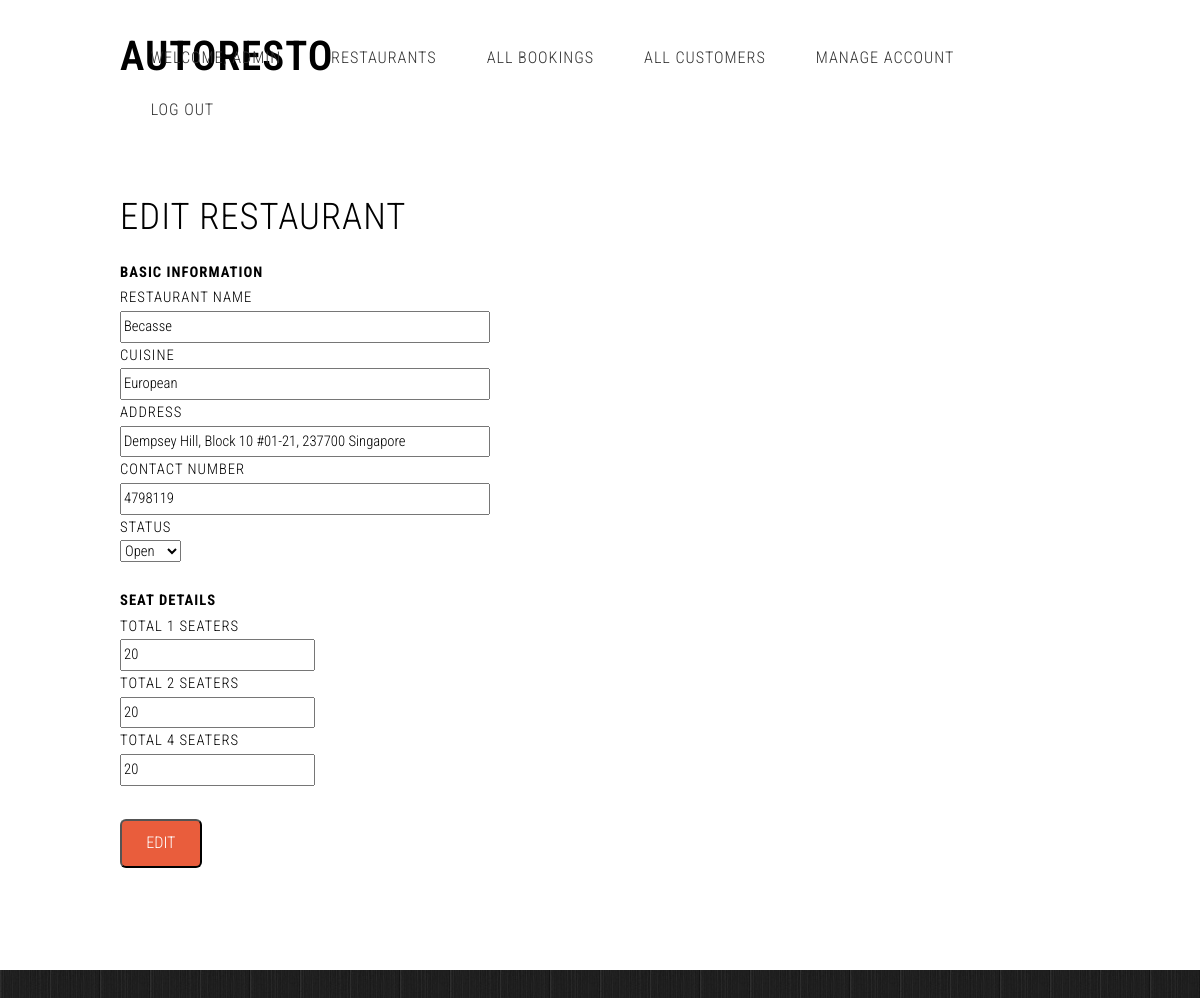
/restaurant_edit.php?contact_no=4798119&page_mode=edit (signed in), run on the app's committed database.
### tables this page shows
CREATE TABLE IF NOT EXISTS `customer` (
  `name` varchar(256) NOT NULL,
  `email` varchar(256) DEFAULT NULL,
  `ic_no` char(20) NOT NULL,
  `contact_no` char(10) DEFAULT NULL,
  `active` tinyint(1) NOT NULL DEFAULT '1',
  `password` varchar(256) DEFAULT NULL,
  `isAdmin` tinyint(1) NOT NULL DEFAULT '0',
  PRIMARY KEY (`ic_no`)
);

CREATE TABLE IF NOT EXISTS `restaurant` (
  `restaurant_name` varchar(256) NOT NULL,
  `address` varchar(256) NOT NULL,
  `contact_no` char(10) NOT NULL,
  `cuisine` char(255) DEFAULT NULL,
  `total1seaters` int(11) NOT NULL DEFAULT '0',
  `total2seaters` int(11) NOT NULL DEFAULT '0',
  `total4seaters` int(11) NOT NULL DEFAULT '0',
  `open` tinyint(1) NOT NULL DEFAULT '1',
  PRIMARY KEY (`contact_no`)
);

### constant.php (called while the page is built, shortened)
<?php
    $db_location = "localhost";
    $db_name = "autoresto";
    $db_username = "root";
    $db_password = "";
    $customer_name = "name";
    $customer_ic_no = "ic_no";
    $customer_is_admin = "isAdmin";
    $restaurant_contact_no = "contact_no";
?>

### customer.php (called while the page is built, shortened)
<?php
	Class Customer
	{
            private static $dbOperation;
            public function Customer()
            {
                self::$dbOperation = new DBOperation("customer");
            }
            public static function isAdmin($ic_no){
                global $customer_ic_no;
                global $empty_string;
                global $customer_is_admin;
                $arrQuery[$customer_ic_no] = $ic_no;
                $rows = self::$dbOperation->get($arrQuery,$empty_string);
                $totalRows = count($rows);
                if ($totalRows == 1){
                    $cust = $rows[0];
                    if($cust[$customer_is_admin] == true){
                        return true;
                    }
                }
                return false;
            }
            public static function getCustomerName($ic_number) {
                global $customer_name;
                global $customer_ic_no;
                $cond = array();
                $cond[$customer_ic_no] = $ic_number;
                $result = self::$dbOperation->get($cond);
                $row = $result[0];
                return $row[$customer_name];
            }
	};
?>

### dboperation.php (called while the page is built, shortened)
<?php
	Class DBOperation
	{
		private $tableName;
		private static $dbHandler;
		public function DBOperation($tableName)
		{
			$this->tableName = $tableName;
			self::$dbHandler = new DBHandler();
		}
                private function commandiseCondition($condition)
                {
                    $conditionCommand = "";
                    foreach ($condition as $key => $value)
                    {
                        $conditionCommand = $conditionCommand.$key." = \"".$value."\"";
                    }
                    return $conditionCommand;
                }
                public function get($conditions,$sortBy = "")
		{
                    $conditionCommand = $this->commandiseCondition($conditions);
                    $query = "SELECT * FROM ".$this->tableName;
                    if ($conditionCommand != "")
                    {
                        $query = $query." WHERE ".$conditionCommand;
                    }
                    return self::$dbHandler->getQuery($query);
		}
	};
?>

### dbhandler.php (called while the page is built, shortened)
<?php
    Class DBHandler
    {
        private $con;
        public function DBHandler()
	{
            global $db_location;
            global $db_name;
            global $db_password;
            global $db_username;
            $this->con = mysqli_connect($db_location,$db_username,$db_password,$db_name);
	}
	public function getQuery($query)
	{
            $result = mysqli_query($this->con,$query);
            $data = array();
            $i = 0;
            while ($data[$i++] = mysqli_fetch_array($result));
            unset($data[count($data)-1]);
            return $data;
	}
    };
?>

### eventhandler.php (called while the page is built, shortened)
<?php
    Class EventHandler
    {
        public function getRestaurantDetails($resto_contact_number)
        {
            return Restaurant::getRestaurantDetails($resto_contact_number);
        }
        public function getCustomerName($ic_number)
        {
            return Customer::getCustomerName($ic_number);
        }
        public function isAdmin($ic_no)
        {
            return Customer::isAdmin($ic_no);
        }
    };
?>

### restaurant.php (called while the page is built, shortened)
<?php
    include "constant.php";
    Class Restaurant
    {
        private static $dbOperation;
        public function Restaurant()
        {
            self::$dbOperation = new DBOperation("restaurant");
        }
        public static function getRestaurantDetails($resto_contact_number)
        {
            global $restaurant_contact_no;
            global $empty_string;
            $arrQuery = array();
            $arrQuery[$restaurant_contact_no] = $resto_contact_number;
            $rows = self::$dbOperation->get($arrQuery,$empty_string);
            if(count($rows) == 1){
                return $rows[0];
            }
            return false;
        }
    };
?>

### restaurant_edit.php (the view, shortened to what this page needs)
<html>
<head>
    <?php
    include "htmlHeader.php";
    ?>
</head>
<body class="homepage">
    <?php
        $page_mode = $_GET['page_mode'];
            ?>
    <?php
        include "headerPage.php";
    ?>
        <div id="page">
            <div class="container">
                <div class="row">
                    <div class="15u">
                        <section>
                            <?php
                                $eventHandler = new eventhandler();
                                if (isset($_GET['contact_no'])){
                                    $contact_no = $_GET['contact_no'];
                                } else {
                                    $contact_no = "";
                                }
                                $restaurant = $eventHandler->getRestaurantDetails($contact_no);
                                        ?>
                            <header>
                                <?php
                                    if ($page_mode != "edit"){
                                        echo "<h2>Add New Restaurant</h2>";
                                    } else {
                                        echo "<h2>Edit Restaurant</h2>";
                                    }
                                ?>
                            </header>
                            <div id="restaurantdetails" class="container">
                                <form method="post" action="">
                                    <div class="6u">
                                        <ul>
                                            <h3><b>Basic Information</b><h3>
                                            <h3>Restaurant Name</h3>
                                            <input name="restaurant_name" id="restaurant_name" type="text" size="50" value="<?php echo $restaurant['restaurant_name'] ?>"/>
                                            <h3>Cuisine</h3>
                                            <input name="cuisine" id="cuisine" type="text" size="50" value="<?php echo $restaurant['cuisine'] ?>"/>
                                            <h3>Address</h3>
                                            <input name="address" id="address" type="text" size="50" value="<?php echo $restaurant['address'] ?>"/>
                                            <h3>Contact Number</h3>
                                            <input name="contact_no" id="contact_no" type="text" size="50" value="<?php echo $restaurant['contact_no'] ?>"/>
                                            <h3>Status</h3>
                                            <select name="open" id="open">
                                                <?php
                                                    $states = array(
                                                                '1'=>"Open",
                                                                '0'=>"Closed"
                                                                );
                                                    foreach($states as $key=>$val) {
                                                        echo ($key == $restaurant['open'])
                                                                ? "<option selected=\"selected\" value=\"$key\">$val</option>"
                                                                :"<option value=\"$key\">$val</option>";
                                                    }
                                                ?>
                                            </select>
                                            <br><br>
                                            <h3><b>Seat Details</b><h3>
                                            <h3>Total 1 Seaters</h3>
                                            <input name="total1seaters" id="total1seaters" type="text" size="25"  value="<?php echo $restaurant['total1seaters'] ?>"/>
                                            <h3>Total 2 Seaters</h3>
                                            <input name="total2seaters" id="total2seaters" type="text" size="25" value="<?php echo $restaurant['total2seaters'] ?>"/>
                                            <h3>Total 4 Seaters</h3>
                                            <input name="total4seaters" id="total2seaters" type="text" size="25" value="<?php echo $restaurant['total4seaters'] ?>"/>
                                            <br><br>
                                            <input type="submit" name="save" id="save" class="button" size="50" value="<?php echo ($page_mode != "edit") ? "Add" : "Edit"?>"/>
                                        </ul>
                                    </div>
                                </form>
                            </div>
                        </section>
                    </div>
                </div>
            </div>
    </div>
</body>
</html>

### headerPage.php
<div id="header">
        <div class="container">
            <div id="logo">
                <h1><a href="./">AutoResto</a></h1>
            </div>
            <nav id="nav">
                <ul>
                    <li class="name"><a>Welcome,
                    <?php
                        echo $eventHandler->getCustomerName($ic_number);
                    ?>
                        </a></li>
                    <li class="index"><a href="./">Restaurants</a></li>
                    <?php
                        if ($isAdmin) {
                            echo "<li class=\"booking_list\"><a href=\"booking_list_admin.php\">All Bookings</a></li>";
                            echo "<li class=\"all_customers\"><a href=\"customer_list_admin.php\">All Customers</a></li>";
                        }
                        else {
                            echo "<li class=\"booking_list\"><a href=\"booking_list.php\">My Bookings</a></li>";
                        }
                    ?>
                    <li class="manage_account"><a href="manage_account.php">Manage Account</a></li>
                    <li class="logout"><a href="login.php">Log Out</a></li>
                </ul>
            </nav>
        </div>
</div>

### css/style.css (style rules this page uses)
body { background: #202020 url(images/img01.jpg) repeat; }
body,input,textarea,select { font-family: 'Roboto Condensed', sans-serif; font-weight: 300; font-size: 11pt; line-height: 1.75em; }
h1,h2,h3,h4,h5,h6 { letter-spacing: 1px; text-transform: uppercase; font-weight: 300; }
h1 a, h2 a, h3 a, h4 a, h5 a, h6 a { color: inherit; text-decoration: none; }
strong, b { font-weight: bold; color: #000000; }
a { color: #ff0000; }
p, ul, ol, dl, table { margin-bottom: 1em; }
header { margin-bottom: 2em; line-height: 1.7em; }
header h2 { font-size: 2.5em; }
section, article { margin-bottom: 3em; }
section > :last-child, article > :last-child { margin-bottom: 0; }
section:last-child, article:last-child { margin-bottom: 0; }
.button { position: relative; display: inline-block; margin-top: 0.5em; padding: 0.50em 1.5em; background: #e95d3c; border-radius: 6px; text-decoration: none; text-transform: uppercase; font-size: 1.1em; color: #FFF; -moz-transition: color 0.35s ease-in-out, background-color 0.35s ease-in-out; -webkit-transition: color 0.35s ease-in-out, background-color 0.35s ease-in-out; -o-transition: color 0.35s ease-in-out, background-color 0.35s ease-in-out; -ms-transition: color 0.35s ease-in-out, background-color 0.35s ease-in-out; transition: color 0.35s ease-in-out, background-color 0.35s ease-in-out; cursor: pointer; }
#header { position: relative; background: #FFF; }
#header .container { position: relative; padding: 4em 0em; }
#logo { position: absolute; left: 0em; top: 3em; }
#logo a { display: block; text-decoration: none; font-size: 2.8em; font-weight: 600; }
#nav { position: absolute; right: 0em; top: 2.2em; }
#nav > ul > li { float: left; }
#nav > ul > li:last-child { padding-right: 0; }
#nav > ul > li > a, #nav > ul > li > span { display: block; margin-left: 0.7em; padding: 0.80em 1.2em; letter-spacing: 0.06em; text-decoration: none; text-transform: uppercase; font-size: 1.1em; outline: 0; color: #333; }
#page { position: relative; background: #fff; }

### css/style-desktop.css (style rules this page uses)
body,input,textarea,select { font-size: 11pt; }
#page { padding: 2em 0em 6em 0em; }
.homepage #page { padding: 6em 0em; }

### data on the page
customer: name "ADMIN"
restaurant: restaurant_name "Becasse", cuisine "European", address "Dempsey Hill, Block 10 #01-21, 237700 Singapore", contact_no "4798119", open "Open", total1seaters "20", total2seaters "20", total4seaters "20"
